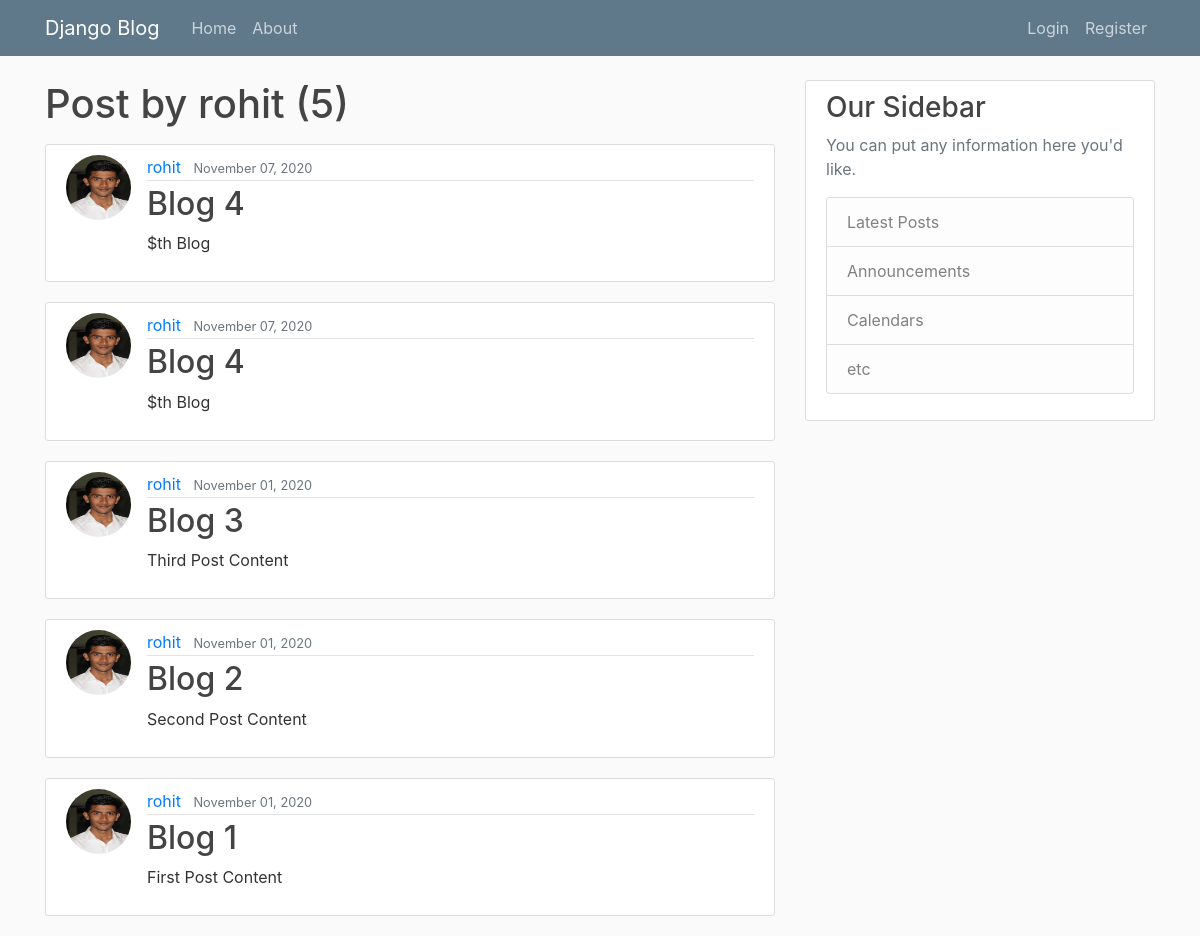
/user/rohit, run on an earlier commit of the app's database.
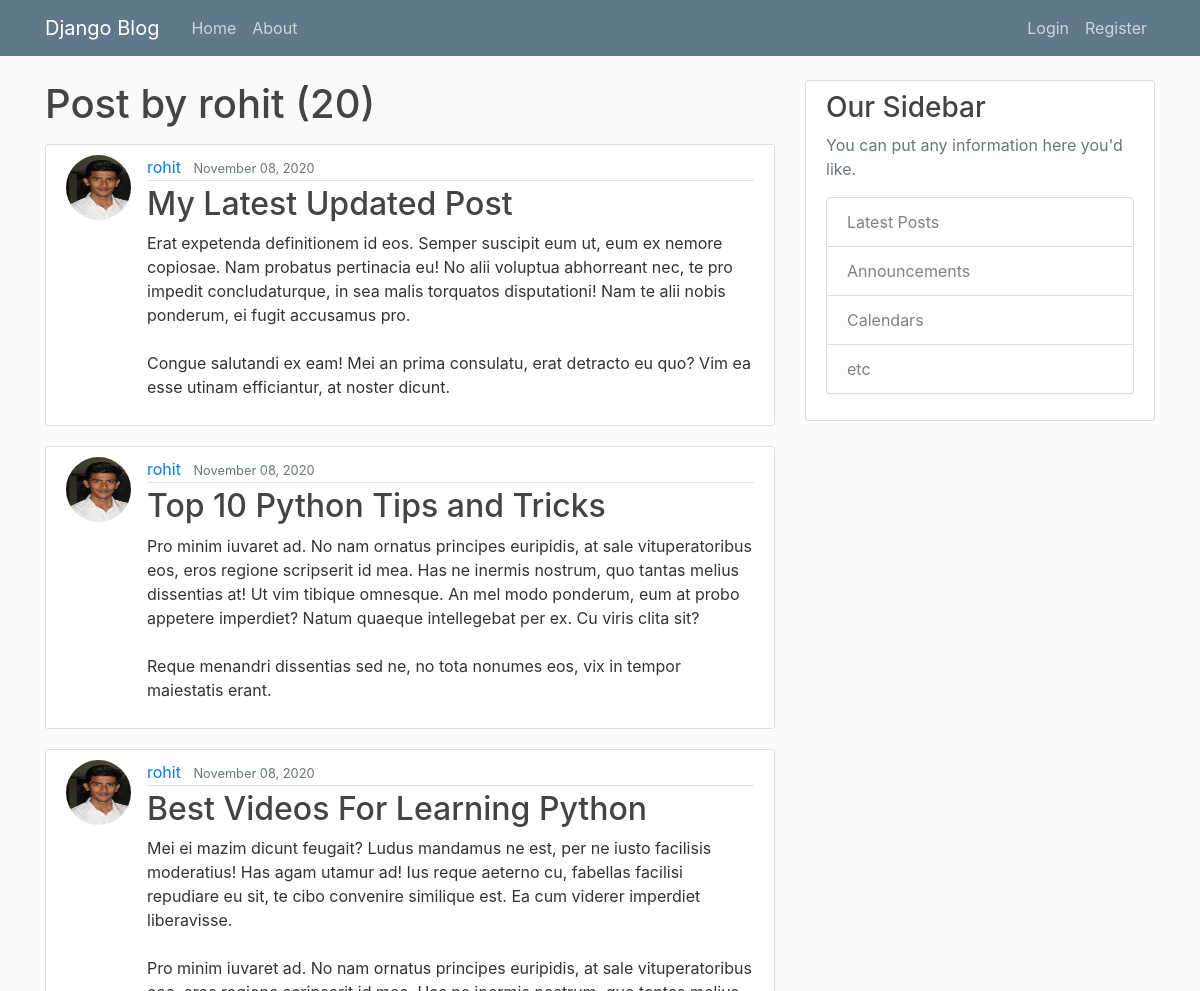
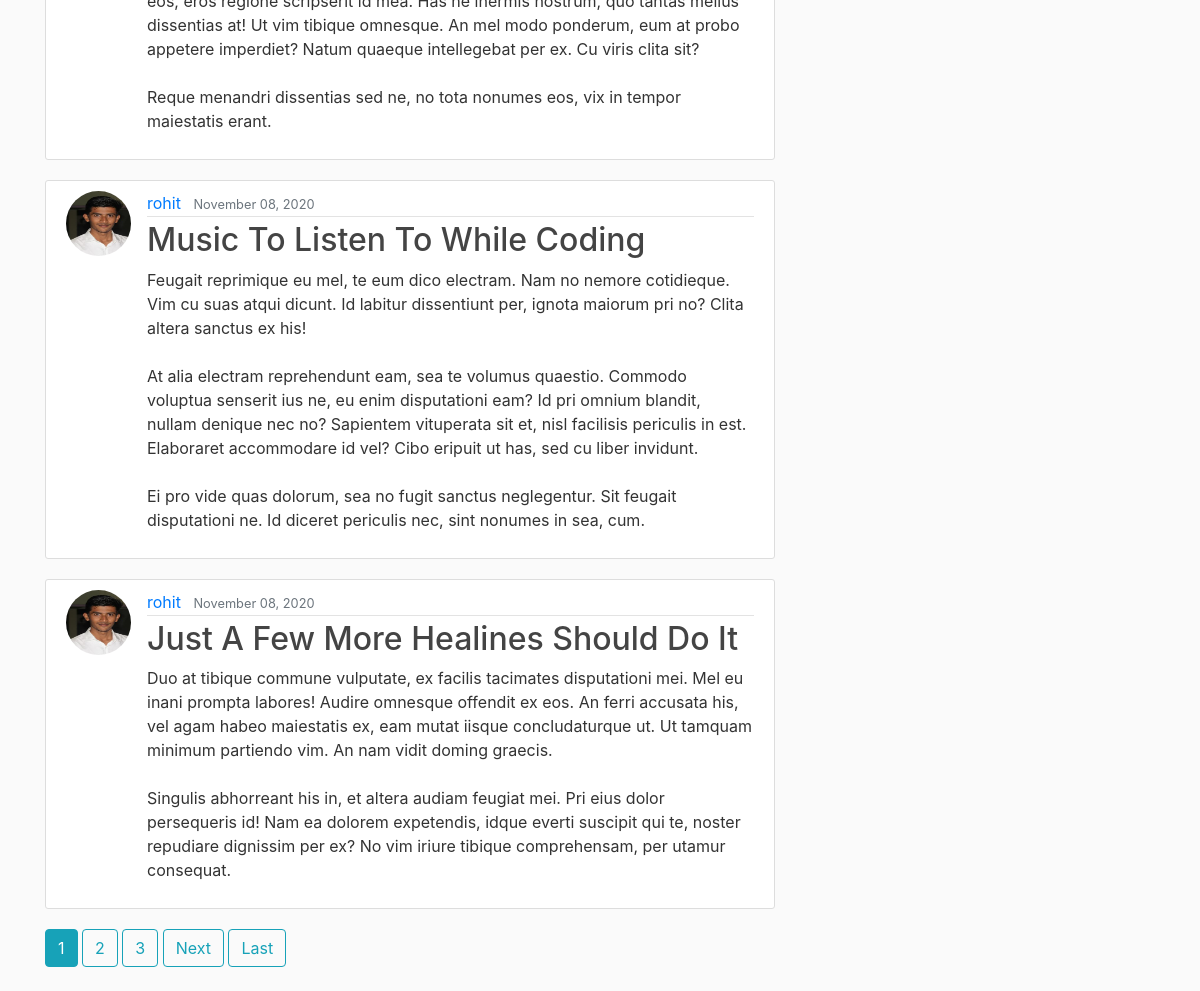
And on a later commit of the database (2 pictures, top to bottom).
### blog/models.py (models this page shows, shortened)
class Post(models.Model):
    title = models.CharField(max_length=100)
    content = models.TextField()
    date_posted = models.DateTimeField(default=timezone.now)
    aurthor = models.ForeignKey(User, on_delete=models.CASCADE)

### users/models.py (models this page shows, shortened)
class Profile(models.Model):
    user = models.OneToOneField(User, on_delete=models.CASCADE)
    image = models.ImageField(default='default.jpg', upload_to='profile_pics')

### blog/views.py (the view)
# urls.py: path('user/<str:username>',UserPostListView.as_view(), name='user-posts'),
class UserPostListView(ListView):
    model = Post
    template_name = 'blog/user_posts.html'
    context_object_name = 'posts'
    paginate_by = 5
    def get_queryset(self):
        user = get_object_or_404(User, username=self.kwargs.get('username'))
        return Post.objects.filter(aurthor=user).order_by('-date_posted')

### blog/templates/blog/user_posts.html (shortened to what this page needs)
{% extends 'blog/base.html' %}
{% block content %}
<h1 class="mb-3">Post by {{ view.kwargs.username }} ({{ page_obj.paginator.count }})</h1>
{% for post in posts %}
    <article class="media content-section">
        <img  class = "rounded-circle article-img" src="{{ post.aurthor.profile.image.url }}" alt="">
        <div class="media-body">
        <div class="article-metadata">
            <a class="mr-2" href="{% url 'user-posts' post.aurthor.username %}">{{ post.aurthor }}</a>
            <small class="text-muted">{{ post.date_posted|date:"F d, Y" }}</small>
        </div>
        <h2><a class="article-title" href="{% url 'post-detail' post.id %}">{{ post.title }}</a></h2>
        <p class="article-content">{{ post.content }}</p>
        </div>
    </article>
{% endfor %}
    {% if is_paginated %}
        {% for num in page_obj.paginator.page_range %}
            {% if page_obj.number == num %}
                <a class="btn btn-info mb-4" href="?page={{ num }}">{{ num }}</a>
            {% elif num > page_obj.number|add:'-3' and num < page_obj.number|add:'+3' %}
                <a class="btn btn-outline-info mb-4" href="?page={{ num }}">{{ num }}</a>
            {% endif %}
        {% endfor %}
        {% if page_obj.has_next %}
            <a class="btn btn-outline-info mb-4"  href="?page={{ page_obj.next_page_number }}">Next</a>
            <a class="btn btn-outline-info mb-4"  href="?page={{ page_obj.paginator.num_pages }}">Last</a>
        {% endif %}
    {% endif %}
{% endblock content %}

What changed in the data, as far as the page shows it:
no longer on this page (row unchanged): Post: aurthor.profile.image (picture), aurthor "rohit", date_posted "November 07, 2020", title "Blog 4", content "$th Blog"
no longer on this page (row unchanged): Post: aurthor.profile.image (picture), aurthor "rohit", date_posted "November 07, 2020", title "Blog 4", content "$th Blog"
no longer on this page (row unchanged): Post: aurthor.profile.image (picture), aurthor "rohit", date_posted "November 01, 2020", title "Blog 3", content "Third Post Content"
no longer on this page (row unchanged): Post: aurthor.profile.image (picture), aurthor "rohit", date_posted "November 01, 2020", title "Blog 2", content "Second Post Content"
no longer on this page (row unchanged): Post: aurthor.profile.image (picture), aurthor "rohit", date_posted "November 01, 2020", title "Blog 1", content "First Post Content"
added Post: aurthor.profile.image (picture), aurthor "rohit", date_posted "November 08, 2020", title "My Latest Updated Post", content "Erat expetenda definitionem id eos. Semper suscipit eum ut, eum ex nemore copiosae. Nam probatus pertinacia eu! No alii voluptua abhorreant nec, te pro impedit concludaturque, in sea malis torquatos disputationi! Nam te alii nobis ponderum, ei fugit accusamus pro. Congue salutandi ex eam! Mei an prima consulatu, erat detracto eu quo? Vim ea esse utinam efficiantur, at noster dicunt."
added Post: aurthor.profile.image (picture), aurthor "rohit", date_posted "November 08, 2020", title "Top 10 Python Tips and Tricks", content "Pro minim iuvaret ad. No nam ornatus principes euripidis, at sale vituperatoribus eos, eros regione scripserit id mea. Has ne inermis nostrum, quo tantas melius dissentias at! Ut vim tibique omnesque. An mel modo ponderum, eum at probo appetere imperdiet? Natum quaeque intellegebat per ex. Cu viris clita sit? Reque menandri dissentias sed ne, no tota nonumes eos, vix in tempor maiestatis erant."
added Post: aurthor.profile.image (picture), aurthor "rohit", date_posted "November 08, 2020", title "Best Videos For Learning Python", content "Mei ei mazim dicunt feugait? Ludus mandamus ne est, per ne iusto facilisis moderatius! Has agam utamur ad! Ius reque aeterno cu, fabellas facilisi repudiare eu sit, te cibo convenire similique est. Ea cum viderer imperdiet liberavisse. Pro minim iuvaret ad. No nam ornatus principes euripidis, at sale vituperatoribus eos, eros regione scripserit id mea. Has ne inermis nostrum, quo tantas melius dissentias at! Ut vim tibique omnesque. An mel modo ponderum, eum at probo appetere imperdiet? Natum quaeque intellegebat per ex. Cu viris clita sit? Reque menandri dissentias sed ne, no tota nonumes eos, vix in tempor maiestatis erant."
added Post: aurthor.profile.image (picture), aurthor "rohit", date_posted "November 08, 2020", title "Music To Listen To While Coding", content "Feugait reprimique eu mel, te eum dico electram. Nam no nemore cotidieque. Vim cu suas atqui dicunt. Id labitur dissentiunt per, ignota maiorum pri no? Clita altera sanctus ex his! At alia electram reprehendunt eam, sea te volumus quaestio. Commodo voluptua senserit ius ne, eu enim disputationi eam? Id pri omnium blandit, nullam denique nec no? Sapientem vituperata sit et, nisl facilisis periculis in est. Elaboraret accommodare id vel? Cibo eripuit ut has, sed cu liber invidunt. Ei pro vide quas dolorum, sea no fugit sanctus neglegentur. Sit feugait disputationi ne. Id diceret periculis nec, sint nonumes in sea, cum."
added Post: aurthor.profile.image (picture), aurthor "rohit", date_posted "November 08, 2020", title "Just A Few More Healines Should Do It", content "Duo at tibique commune vulputate, ex facilis tacimates disputationi mei. Mel eu inani prompta labores! Audire omnesque offendit ex eos. An ferri accusata his, vel agam habeo maiestatis ex, eam mutat iisque concludaturque ut. Ut tamquam minimum partiendo vim. An nam vidit doming graecis. Singulis abhorreant his in, et altera audiam feugiat mei. Pri eius dolor persequeris id! Nam ea dolorem expetendis, idque everti suscipit qui te, noster repudiare dignissim per ex? No vim iriure tibique comprehensam, per utamur consequat."
Also different on the page:
{{ page_obj.paginator.count }}: "5" → "20"
new list line: "1"
new list line: "2"
new list line: "3"
text now shown: "Next Last"
